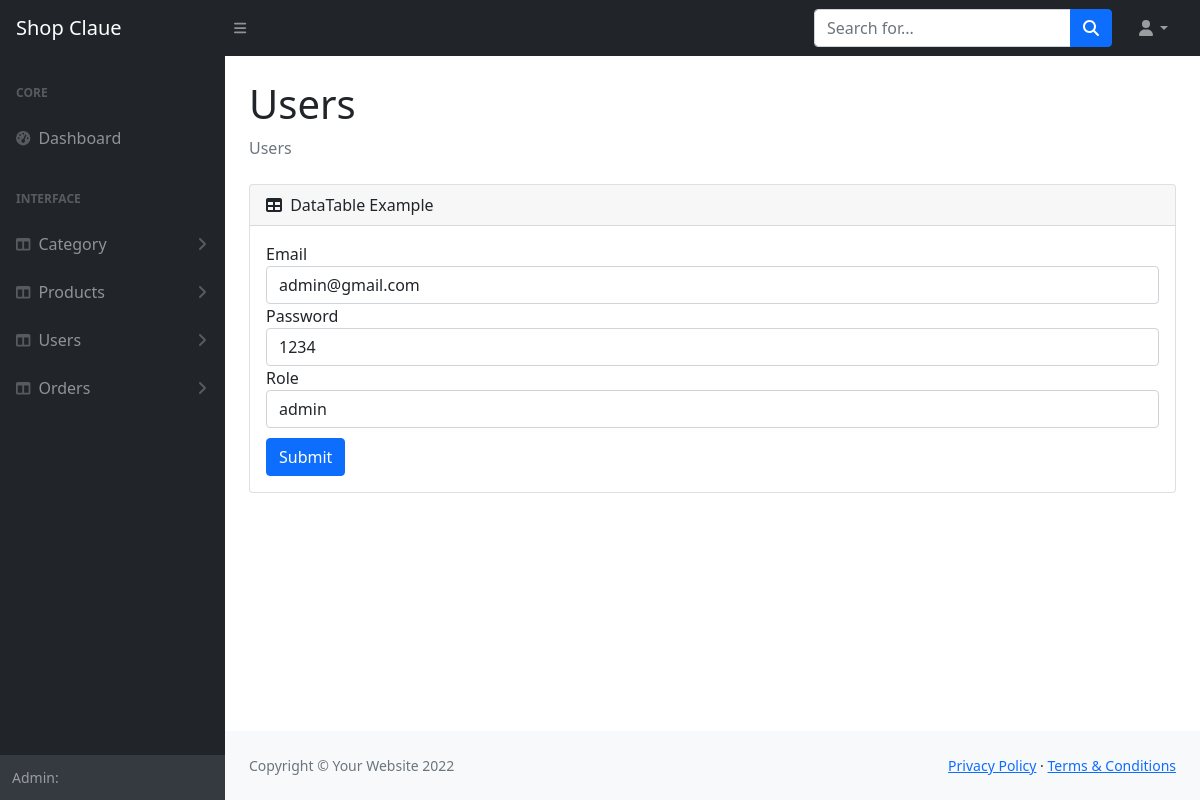
The app's page /admin/users/edit.php?user_id=1 with its own data.
### tables this page shows
CREATE TABLE `users` (
  `id` int(11) NOT NULL,
  `email` varchar(45) NOT NULL,
  `password` varchar(45) NOT NULL,
  `role` varchar(45) NOT NULL
);

### core/db/db_users.php (called while the page is built, shortened)
<?php
$pdo = get_pdo();
function get_users($users){
    global $pdo;
    $sql = "SELECT * FROM USERS WHERE ID=:id";
    $stmt = $pdo->prepare($sql);
    $stmt->bindParam(':id', $users);
    $stmt->execute();
    $stmt->setFetchMode(PDO::FETCH_ASSOC);
    $result = $stmt->fetchAll();
    foreach ($result as $row){
        return array(
            'id' => $row['id'],
            'email' => $row['email'],
            'password' => $row['password'],
            'role' => $row['role']
        );
    }
    return null;
}
?>

### admin/view/users/_edit.php (the view, shortened to what this page needs)
<!DOCTYPE html>
<html lang="en">
<head>
    <link href="../../public/admin/css/style.css" rel="stylesheet" />
</head>
<body class="sb-nav-fixed">
<?php include_once '../view/inc/_navbar.php' ?>
    <div id="layoutSidenav">
    <?php include_once '../view/inc/_sideleft.php' ?>
        <div id="layoutSidenav_content">
            <main>
                <div class="container-fluid px-4">
                    <h1 class="mt-4">Users</h1>
                    <ol class="breadcrumb mb-4">
                        <li class="breadcrumb-item active">Users</li>
                    </ol>
                    <div class="card mb-4">
                        <div class="card-header">
                            <i class="fas fa-table me-1"></i>
                            DataTable Example
                        </div>
                        <div class="card-body">
                            <form action="edit.php" method="post">
                                <div class="form-group">
                                    <label for="exampleInputPassword1">Email</label>
                                    <input type="text" name="email" value="<?php echo $user['email']; ?>"  class="form-control" id="exampleInputPassword1" placeholder="">
                                </div>
                                <div class="form-group">
                                    <label for="exampleInputPassword1">Password</label>
                                    <input type="text" name="password" value="<?php echo $user['password']; ?>"  class="form-control" id="exampleInputPassword1" placeholder="">
                                </div>
                                <div class="form-group">
                                    <label for="exampleInputPassword1">Role</label>
                                    <input type="text" name="role" value="<?php echo $user['role']; ?>"  class="form-control" id="exampleInputPassword1" placeholder="">
                                </div>
                                <button type="submit" class="btn btn-primary" style="margin-top: 10px;">Submit</button>
                            </form>
                        </div>
                    </div>
                </div>
            </main>
            <footer class="py-4 bg-light mt-auto">
                <div class="container-fluid px-4">
                    <div class="d-flex align-items-center justify-content-between small">
                        <div class="text-muted">Copyright &copy; Your Website 2022</div>
                        <div>
                            <a href="#">Privacy Policy</a>
                            &middot;
                            <a href="#">Terms &amp; Conditions</a>
                        </div>
                    </div>
                </div>
            </footer>
        </div>
    </div>
</body>
</html>

### records on screen
users: email "admin@gmail.com", password "1234", role "admin"
